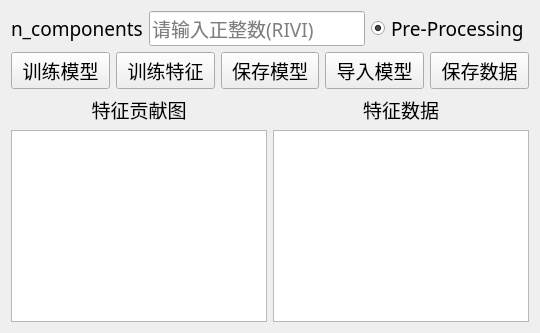
      <widget class="QWidget" name="page_RIVI">
       <layout class="QGridLayout" name="gridLayout_7">
        <item row="3" column="1">
         <widget class="QTableWidget" name="RIVI_features"/>
        </item>
        <item row="3" column="0">
         <widget class="QGraphicsView" name="RIVI_gongxiantu"/>
        </item>
        <item row="2" column="1">
         <widget class="QLabel" name="label_tezhengshuju_RIVI">
          <property name="font">
           <font>
            <family>微软雅黑</family>
            <pointsize>14</pointsize>
           </font>
          </property>
          <property name="text">
           <string>特征数据</string>
          </property>
          <property name="alignment">
           <set>Qt::AlignCenter</set>
          </property>
         </widget>
        </item>
        <item row="2" column="0">
         <widget class="QLabel" name="label_tezhenggongxiantu_RIVI">
          <property name="font">
           <font>
            <family>微软雅黑</family>
            <pointsize>14</pointsize>
           </font>
          </property>
          <property name="text">
           <string>特征贡献图</string>
          </property>
          <property name="alignment">
           <set>Qt::AlignCenter</set>
          </property>
         </widget>
        </item>
        <item row="0" column="0" colspan="2">
         <layout class="QHBoxLayout" name="horizontalLayout_8">
          <item>
           <widget class="QLabel" name="label_n_components_RIVI">
            <property name="font">
             <font>
              <family>微软雅黑</family>
              <pointsize>14</pointsize>
             </font>
            </property>
            <property name="text">
             <string>n_components</string>
            </property>
           </widget>
          </item>
          <item>
           <widget class="QLineEdit" name="n_components_RIVI">
            <property name="font">
             <font>
              <family>微软雅黑</family>
              <pointsize>14</pointsize>
             </font>
            </property>
            <property name="placeholderText">
             <string>请输入正整数(RIVI)</string>
            </property>
           </widget>
          </item>
          <item>
           <widget class="QRadioButton" name="Pre_Processing_RIVI">
            <property name="font">
             <font>
              <family>微软雅黑</family>
              <pointsize>14</pointsize>
             </font>
            </property>
            <property name="text">
             <string>Pre-Processing</string>
            </property>
            <property name="checked">
             <bool>true</bool>
            </property>
           </widget>
          </item>
         </layout>
        </item>
        <item row="1" column="0" colspan="2">
         <layout class="QHBoxLayout" name="horizontalLayout_7">
          <item>
           <widget class="QPushButton" name="xunlianmoxing_RIVI">
            <property name="font">
             <font>
              <family>微软雅黑</family>
              <pointsize>14</pointsize>
             </font>
            </property>
            <property name="text">
             <string>训练模型</string>
            </property>
           </widget>
          </item>
          <item>
           <widget class="QPushButton" name="xunliantezheng_RIVI">
            <property name="font">
             <font>
              <family>微软雅黑</family>
              <pointsize>14</pointsize>
             </font>
            </property>
            <property name="text">
             <string>训练特征</string>
            </property>
           </widget>
          </item>
          <item>
           <widget class="QPushButton" name="baocunmoxing_RIVI">
            <property name="font">
             <font>
              <family>微软雅黑</family>
              <pointsize>14</pointsize>
             </font>
            </property>
            <property name="text">
             <string>保存模型</string>
            </property>
           </widget>
          </item>
          <item>
           <widget class="QPushButton" name="daorumoxing_RIVI">
            <property name="font">
             <font>
              <family>微软雅黑</family>
              <pointsize>14</pointsize>
             </font>
            </property>
            <property name="text">
             <string>导入模型</string>
            </property>
           </widget>
          </item>
          <item>
           <widget class="QPushButton" name="baocunshuju_RIVI">
            <property name="font">
             <font>
              <family>微软雅黑</family>
              <pointsize>14</pointsize>
             </font>
            </property>
            <property name="text">
             <string>保存数据</string>
            </property>
           </widget>
          </item>
         </layout>
        </item>
       </layout>
      </widget>
